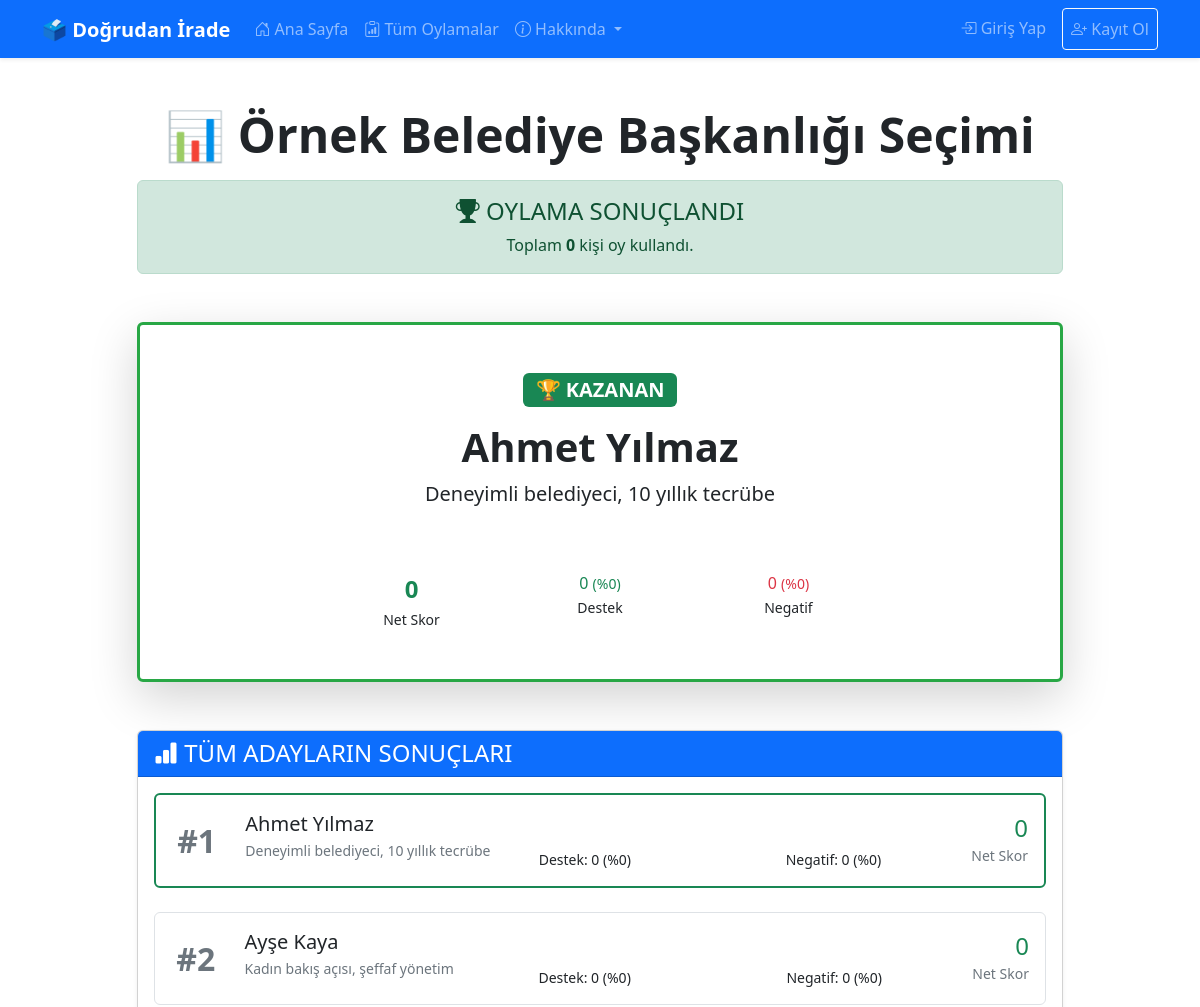
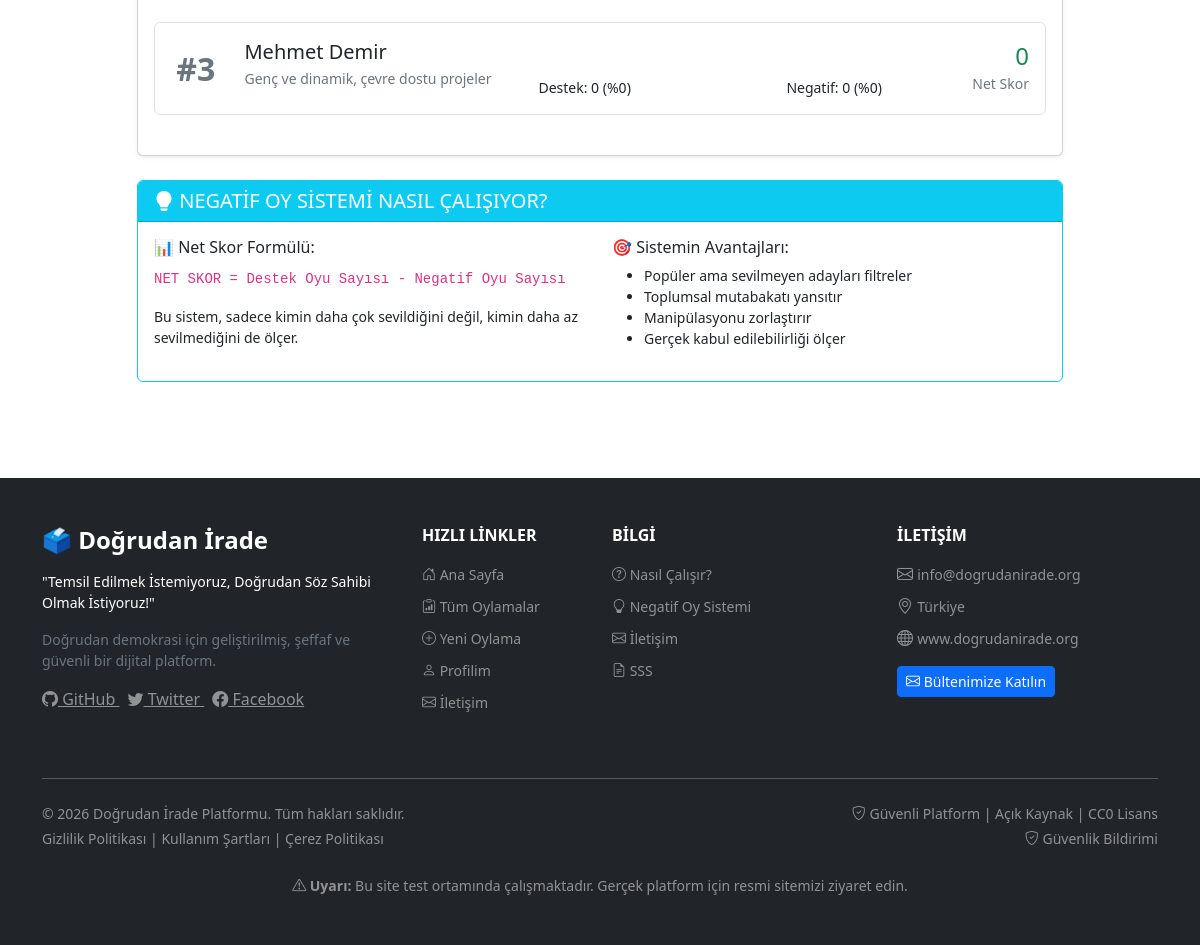
/sonuc.php?id=1, run on the app's committed database (2 pictures, top to bottom).
### tables this page shows
CREATE TABLE oylamalar (
    id BIGINT PRIMARY KEY AUTO_INCREMENT,
    tur ENUM('secim', 'kanun_teklifi', 'referandum') NOT NULL,
    baslik VARCHAR(500) NOT NULL,
    aciklama TEXT,
    olusturan_id BIGINT NOT NULL,
    topluluk_tipi ENUM('ulusal', 'il', 'ilce', 'sendika', 'meslek_odasi', 'universite', 'sirket') DEFAULT 'ulusal',
    topluluk_id BIGINT DEFAULT NULL COMMENT 'Hangi il, ilçe, sendika vb. için oylama',
    baslangic_tarihi DATETIME DEFAULT CURRENT_TIMESTAMP,
    bitis_tarihi DATETIME,
    durum ENUM('aktif', 'sonuclandi', 'iptal') DEFAULT 'aktif',
    olusturulma_tarihi DATETIME DEFAULT CURRENT_TIMESTAMP,
    INDEX idx_tur (tur),
    INDEX idx_durum (durum),
    INDEX idx_topluluk (topluluk_tipi, topluluk_id)
);

CREATE TABLE adaylar (
    id BIGINT PRIMARY KEY AUTO_INCREMENT,
    oylama_id BIGINT NOT NULL,
    aday_adi VARCHAR(200) NOT NULL,
    aday_aciklama TEXT,
    olusturulma_tarihi DATETIME DEFAULT CURRENT_TIMESTAMP,
    FOREIGN KEY (oylama_id) REFERENCES oylamalar(id) ON DELETE CASCADE,
    INDEX idx_oylama (oylama_id)
);

### config/datebase.php (called while the page is built, shortened)
<?php
class Database {
    private $host = 'localhost';
    private $db_name = 'dogrudan_irade';
    private $username = 'root';
    private $password = '';
    public function connect() {
        $this->conn = null;
        try {
            $this->conn = new PDO(
                "mysql:host=" . $this->host . ";dbname=" . $this->db_name . ";charset=utf8mb4",
                $this->username,
                $this->password
            );
            $this->conn->setAttribute(PDO::ATTR_ERRMODE, PDO::ERRMODE_EXCEPTION);
            $this->conn->setAttribute(PDO::ATTR_DEFAULT_FETCH_MODE, PDO::FETCH_ASSOC);
        } catch(PDOException $e) {
            error_log("Veritabanı bağlantı hatası: " . $e->getMessage());
            die("Veritabanına bağlanılamadı. Lütfen daha sonra tekrar deneyin.");
        }
        return $this->conn;
    }
    public function query($sql, $params = []) {
        $stmt = $this->connect()->prepare($sql);
        $stmt->execute($params);
        return $stmt;
    }
    public function singleValueQuery($sql, $params = []) {
        $stmt = $this->query($sql, $params);
        return $stmt->fetchColumn();
    }
}
?>

### config/secim_fonksiyonlari.php (called while the page is built, shortened)
<?php
class SecimFonksiyonlari {
    private $db;
    public function __construct() {
        $this->db = new Database();
    }
    public function secimSonucunuHesapla($oylama_id) {
        $stmt = $this->db->query(
            "SELECT * FROM adaylar WHERE oylama_id = ? ORDER BY aday_adi",
            [$oylama_id]
        );
        $adaylar = $stmt->fetchAll();
        $sonuclar = [];
        foreach ($adaylar as $aday) {
            $destekSayisi = $this->db->singleValueQuery(
                "SELECT COUNT(*) FROM oy_kullanicilar
                 WHERE oylama_id = ? AND destek_verilen_aday_id = ?",
                [$oylama_id, $aday['id']]
            );
            $negatifSayisi = $this->db->singleValueQuery(
                "SELECT COUNT(*) FROM oy_kullanicilar
                 WHERE oylama_id = ? AND negatif_oy_verilen_aday_id = ?",
                [$oylama_id, $aday['id']]
            );
            $netSkor = $destekSayisi - $negatifSayisi;
            $sonuclar[] = [
                'aday_id' => $aday['id'],
                'aday_adi' => $aday['aday_adi'],
                'aday_aciklama' => $aday['aday_aciklama'],
                'destek_sayisi' => (int)$destekSayisi,
                'negatif_sayisi' => (int)$negatifSayisi,
                'net_skor' => (int)$netSkor
            ];
        }
        $toplamOyKullanan = $this->db->singleValueQuery(
            "SELECT COUNT(DISTINCT kullanici_id) FROM oy_kullanicilar WHERE oylama_id = ?",
            [$oylama_id]
        );
        usort($sonuclar, function($a, $b) {
            if ($b['net_skor'] == $a['net_skor']) {
                return $a['negatif_sayisi'] <=> $b['negatif_sayisi'];
            }
            return $b['net_skor'] <=> $a['net_skor'];
        });
        return [
            'sonuclar' => $sonuclar,
            'toplam_oy_kullanan' => $toplamOyKullanan,
            'kazanan' => !empty($sonuclar) ? $sonuclar[0] : null
        ];
    }
}
?>

### sonuc.php (the view, shortened to what this page needs)
<?php
require_once 'config/secim_fonksiyonlari.php';
$db = new Database();
$secim = new SecimFonksiyonlari();
$oylama_id = $_GET['id'] ?? 0;
$oylama = $db->query(
    "SELECT * FROM oylamalar WHERE id = ?",
    [$oylama_id]
)->fetch();
$sonucData = $secim->secimSonucunuHesapla($oylama_id);
$sonuclar = $sonucData['sonuclar'];
$toplamOy = $sonucData['toplam_oy_kullanan'];
$kazanan = $sonucData['kazanan'];
?>
<!DOCTYPE html>
<html lang="tr">
<head>
    <link href="https://cdn.jsdelivr.net/npm/bootstrap@5.2.3/dist/css/bootstrap.min.css" rel="stylesheet">
    <link rel="stylesheet" href="https://cdn.jsdelivr.net/npm/bootstrap-icons@1.10.0/font/bootstrap-icons.css">
</head>
<body>
    <?php include 'includes/header.php'; ?>
    <main class="container py-5">
        <div class="row">
            <div class="col-lg-10 mx-auto">
                <div class="text-center mb-5">
                    <h1 class="display-5 fw-bold mb-3">
                        📊 <?= htmlspecialchars($oylama['baslik']) ?>
                    </h1>
                    <div class="alert alert-success">
                        <h4 class="alert-heading">
                            <i class="bi bi-trophy-fill"></i> OYLAMA SONUÇLANDI
                        </h4>
                        Toplam <strong><?= $toplamOy ?></strong> kişi oy kullandı.
                    </div>
                </div>
                <?php if ($kazanan): ?>
                    <div class="card winner-card mb-5 shadow-lg">
                        <div class="card-body text-center p-5">
                            <div class="mb-4">
                                <span class="badge bg-success fs-5 mb-3">🏆 KAZANAN</span>
                                <h2 class="display-6 fw-bold"><?= htmlspecialchars($kazanan['aday_adi']) ?></h2>
                                <?php if ($kazanan['aday_aciklama']): ?>
                                    <p class="lead"><?= htmlspecialchars($kazanan['aday_aciklama']) ?></p>
                                <?php endif; ?>
                            </div>
                            <div class="row justify-content-center">
                                <div class="col-md-8">
                                    <div class="result-bar mb-2">
                                    </div>
                                    <div class="row text-center">
                                        <div class="col-4">
                                            <div class="net-score text-success">
                                                <?= $kazanan['net_skor'] ?>
                                            </div>
                                            <small>Net Skor</small>
                                        </div>
                                        <div class="col-4">
                                            <div class="text-success">
                                                <?= $kazanan['destek_sayisi'] ?>
                                                <small>(%<?= $toplamOy > 0 ? round(($kazanan['destek_sayisi']/$toplamOy)*100) : 0 ?>)</small>
                                            </div>
                                            <small>Destek</small>
                                        </div>
                                        <div class="col-4">
                                            <div class="text-danger">
                                                <?= $kazanan['negatif_sayisi'] ?>
                                                <small>(%<?= $toplamOy > 0 ? round(($kazanan['negatif_sayisi']/$toplamOy)*100) : 0 ?>)</small>
                                            </div>
                                            <small>Negatif</small>
                                        </div>
                                    </div>
                                </div>
                            </div>
                        </div>
                    </div>
                <?php endif; ?>
                <div class="card shadow-sm">
                    <div class="card-header bg-primary text-white">
                        <h4 class="mb-0">
                            <i class="bi bi-bar-chart-fill"></i> TÜM ADAYLARIN SONUÇLARI
                        </h4>
                    </div>
                    <div class="card-body">
                        <?php foreach ($sonuclar as $index => $sonuc): ?>
                            <div class="candidate-result mb-4 p-3 border rounded <?= $index === 0 ? 'border-success border-2' : '' ?>">
                                <div class="row align-items-center">
                                    <div class="col-md-1 text-center">
                                        <div class="candidate-rank">
                                            #<?= $index + 1 ?>
                                        </div>
                                    </div>
                                    <div class="col-md-4">
                                        <h5 class="mb-1"><?= htmlspecialchars($sonuc['aday_adi']) ?></h5>
                                        <?php if ($sonuc['aday_aciklama']): ?>
                                            <p class="text-muted small mb-2"><?= htmlspecialchars($sonuc['aday_aciklama']) ?></p>
                                        <?php endif; ?>
                                    </div>
                                    <div class="col-md-5">
                                        <div class="result-bar mb-2">
                                        </div>
                                        <div class="d-flex justify-content-between small">
                                            <span>Destek: <?= $sonuc['destek_sayisi'] ?> (%<?= $toplamOy > 0 ? round(($sonuc['destek_sayisi']/$toplamOy)*100) : 0 ?>)</span>
                                            <span>Negatif: <?= $sonuc['negatif_sayisi'] ?> (%<?= $toplamOy > 0 ? round(($sonuc['negatif_sayisi']/$toplamOy)*100) : 0 ?>)</span>
                                        </div>
                                    </div>
                                    <div class="col-md-2 text-end">
                                        <div class="<?= $sonuc['net_skor'] >= 0 ? 'text-success' : 'text-danger' ?>">
                                            <h4 class="mb-0"><?= $sonuc['net_skor'] ?></h4>
                                            <small class="text-muted">Net Skor</small>
                                        </div>
                                    </div>
                                </div>
                            </div>
                        <?php endforeach; ?>
                    </div>
                </div>
                <div class="card mt-4 border-info">
                    <div class="card-header bg-info text-white">
                        <h5 class="mb-0">
                            <i class="bi bi-lightbulb-fill"></i> NEGATİF OY SİSTEMİ NASIL ÇALIŞIYOR?
                        </h5>
                    </div>
                    <div class="card-body">
                        <div class="row">
                            <div class="col-md-6">
                                <h6>📊 Net Skor Formülü:</h6>
                                <p class="mb-3">
                                    <code>NET SKOR = Destek Oyu Sayısı - Negatif Oyu Sayısı</code>
                                </p>
                                <p class="small">
                                    Bu sistem, sadece kimin daha çok sevildiğini değil,
                                    kimin daha az sevilmediğini de ölçer.
                                </p>
                            </div>
                            <div class="col-md-6">
                                <h6>🎯 Sistemin Avantajları:</h6>
                                <ul class="small">
                                    <li>Popüler ama sevilmeyen adayları filtreler</li>
                                    <li>Toplumsal mutabakatı yansıtır</li>
                                    <li>Manipülasyonu zorlaştırır</li>
                                    <li>Gerçek kabul edilebilirliği ölçer</li>
                                </ul>
                            </div>
                        </div>
                    </div>
                </div>
            </div>
        </div>
    </main>
    <?php include 'includes/footer.php'; ?>
</body>
</html>

### sonuc.php (style rules this page uses)
.winner-card { border: 3px solid #28a745; animation: pulse 2s infinite; }
.result-bar { height: 30px; border-radius: 15px; overflow: hidden; }
.net-score { font-size: 1.5rem; font-weight: bold; }
.candidate-rank { font-size: 2rem; font-weight: bold; color: #6c757d; }

### data on the page
oylamalar: baslik "Örnek Belediye Başkanlığı Seçimi"
adaylar: aday_adi "Ahmet Yılmaz", aday_aciklama "Deneyimli belediyeci, 10 yıllık tecrübe", destek_sayisi "0", negatif_sayisi "0", net_skor "0"
adaylar: aday_adi "Ayşe Kaya", aday_aciklama "Kadın bakış açısı, şeffaf yönetim", destek_sayisi "0", negatif_sayisi "0", net_skor "0"
adaylar: aday_adi "Mehmet Demir", aday_aciklama "Genç ve dinamik, çevre dostu projeler", destek_sayisi "0", negatif_sayisi "0", net_skor "0"

### other printed values
$toplamOy "0"
$kazanan['aday_adi'] "Ahmet Yılmaz"
$kazanan['aday_aciklama'] "Deneyimli belediyeci, 10 yıllık tecrübe"
$kazanan['net_skor'] "0"
$kazanan['destek_sayisi'] "0"
$kazanan['negatif_sayisi'] "0"
